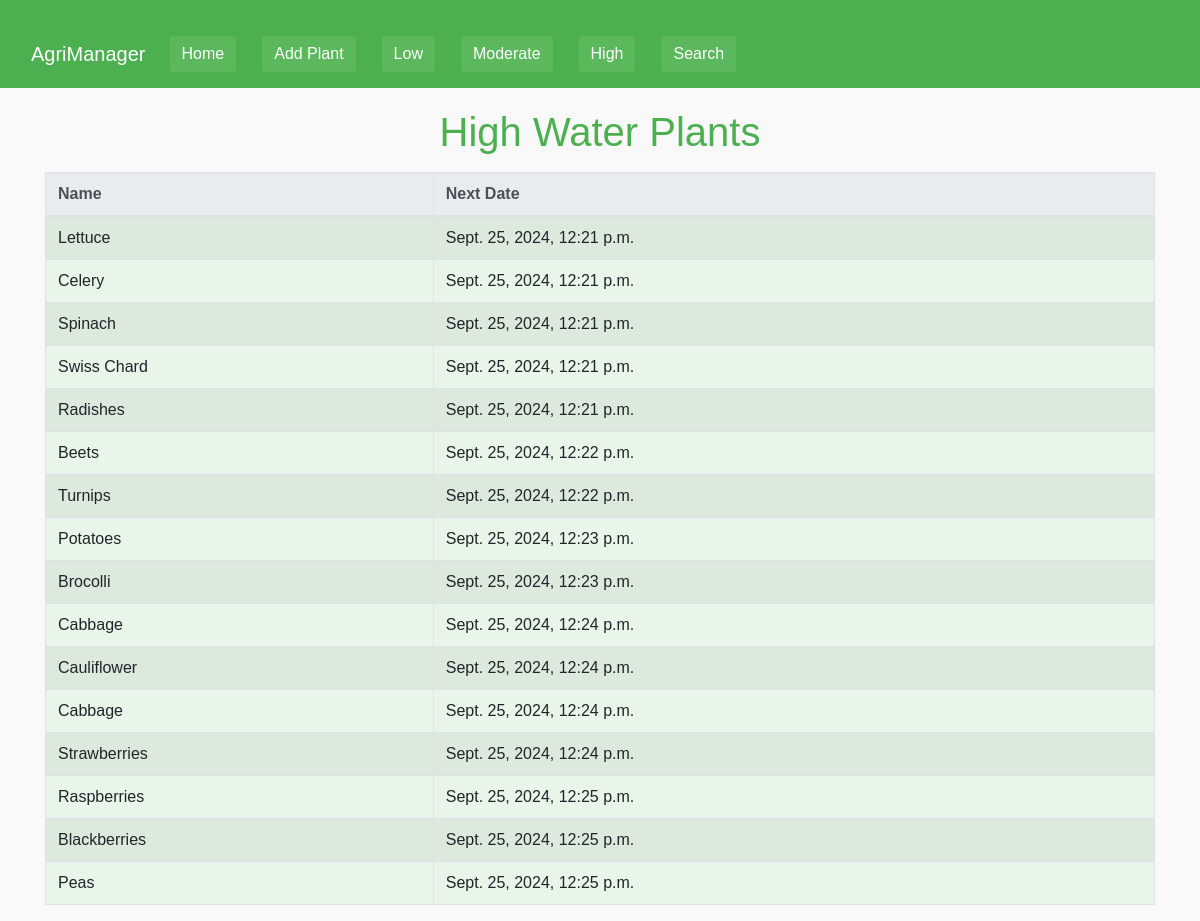
/water-management/high/, run on the app's committed database.
### water_management/models.py (models this page shows, shortened)
class GardeningSchedule(models.Model):
    plant_name = models.CharField(max_length=100)
    plant_countdown_days = models.IntegerField(default=7)
    last_datetime = models.DateTimeField(default=timezone.now)
    next_datetime = models.DateTimeField(default=timezone.now)
    category = models.CharField(default='low',max_length=50, choices=[('low', 'low'), ('moderate', 'moderate'), ('high', 'high')], null=False)
    default_days = models.IntegerField(default=0)
    gnumber = models.IntegerField(default=2)

### water_management/views.py (the view)
# urls.py: path('high/', views.high_list, name='high'),
def high_list(request):
    water_plants = GardeningSchedule.objects.filter(category='high')
    return render(request, 'high_water.html', {'water_plants': water_plants})

### water_management/templates/high_water.html (shortened to what this page needs)
{% extends 'welcome.html' %}
{% block content %}
<div class="container">
    <h1 class="text-center mt-3 mb-3" style="color: #4CAF50;">High Water Plants</h1>
    <table class="table table-bordered table-striped" style="background-color: #e8f5e9;">
       <thead class="thead-light">
         <tr>
           <th scope="col">Name</th>
           <th scope="col">Next Date</th>
         </tr>
       </thead>
       <tbody>
       {% for i in water_plants %}
         <tr>
           <td>{{ i.plant_name }}</td>
           <td>{{ i.next_datetime }}</td>
         </tr>
       {% endfor %}
       </tbody>
     </table>
</div>
{% endblock %}

### water_management/templates/welcome.html (style rules this page uses)
body { background-color: #f9f9f9; font-family: 'Arial', sans-serif; }

### data on the page
GardeningSchedule: plant_name "Lettuce", next_datetime "Sept. 25, 2024, 12:21 p.m."
GardeningSchedule: plant_name "Celery", next_datetime "Sept. 25, 2024, 12:21 p.m."
GardeningSchedule: plant_name "Spinach", next_datetime "Sept. 25, 2024, 12:21 p.m."
GardeningSchedule: plant_name "Swiss Chard", next_datetime "Sept. 25, 2024, 12:21 p.m."
GardeningSchedule: plant_name "Radishes", next_datetime "Sept. 25, 2024, 12:21 p.m."
GardeningSchedule: plant_name "Beets", next_datetime "Sept. 25, 2024, 12:22 p.m."
GardeningSchedule: plant_name "Turnips", next_datetime "Sept. 25, 2024, 12:22 p.m."
GardeningSchedule: plant_name "Potatoes", next_datetime "Sept. 25, 2024, 12:23 p.m."
GardeningSchedule: plant_name "Brocolli", next_datetime "Sept. 25, 2024, 12:23 p.m."
GardeningSchedule: plant_name "Cabbage", next_datetime "Sept. 25, 2024, 12:24 p.m."
GardeningSchedule: plant_name "Cauliflower", next_datetime "Sept. 25, 2024, 12:24 p.m."
GardeningSchedule: plant_name "Cabbage", next_datetime "Sept. 25, 2024, 12:24 p.m."
GardeningSchedule: plant_name "Strawberries", next_datetime "Sept. 25, 2024, 12:24 p.m."
GardeningSchedule: plant_name "Raspberries", next_datetime "Sept. 25, 2024, 12:25 p.m."
GardeningSchedule: plant_name "Blackberries", next_datetime "Sept. 25, 2024, 12:25 p.m."
GardeningSchedule: plant_name "Peas", next_datetime "Sept. 25, 2024, 12:25 p.m."
